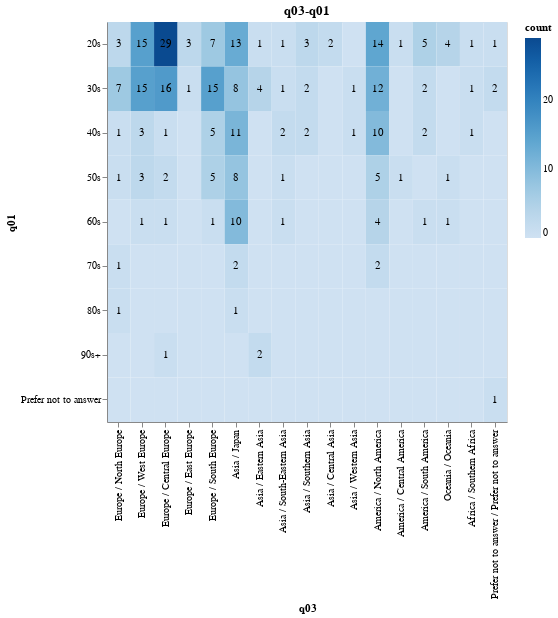
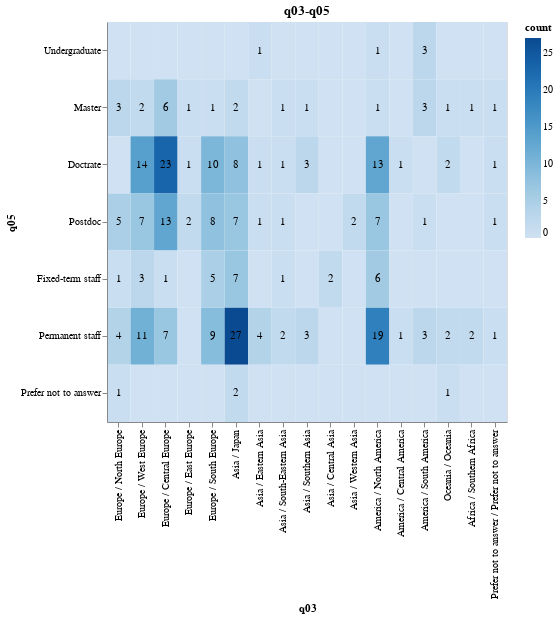
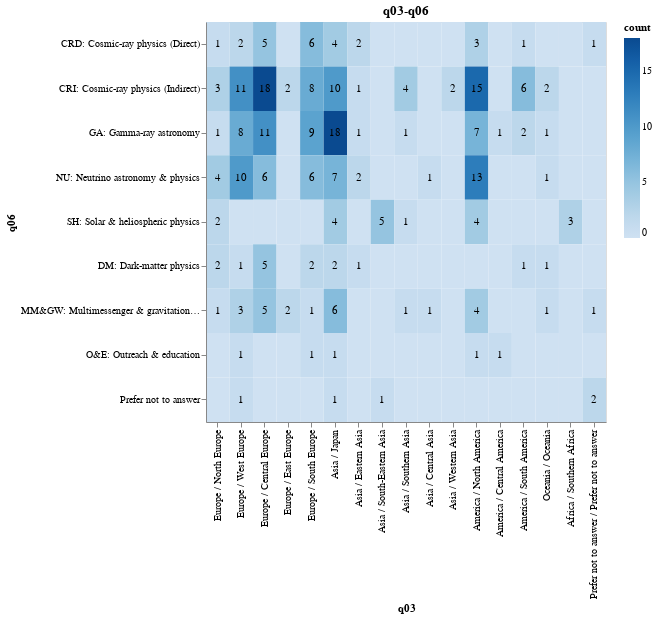
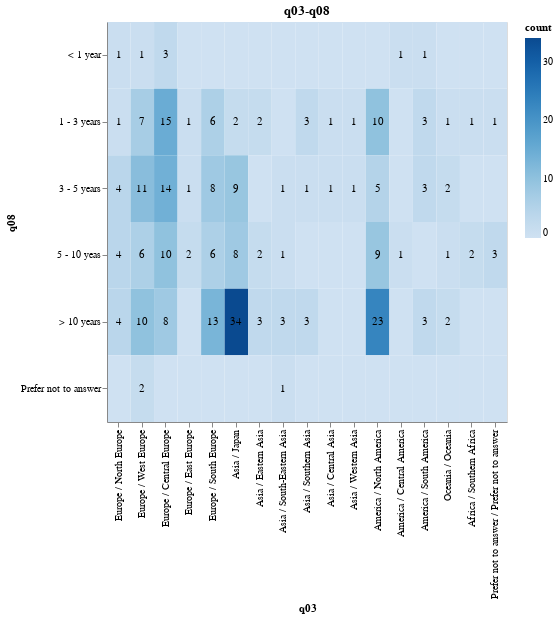

The notebook cell these images were saved under, in order:
### Code cell
for name, hm in heatmaps.items():
    if name in list(p005.questions):
        hm.properties(
            title=name,
            width=400,
            height=400,
        ).display()

### Figure 1 — Vega-Lite specification as saved in the notebook (floating-point values rounded to 4 significant figures; data arrays with more than 128 entries replaced by an {"elided": "..."} marker saying what was removed)
{"config": {"view": {"continuousWidth": 300, "continuousHeight": 300}}, "layer": [{"mark": {"type": "rect"}, "encoding": {"color": {"field": "count", "scale": {"scheme": "blues"}, "type": "quantitative"}, "x": {"field": "q03", "sort": ["Europe / North Europe", "Europe / West Europe", "Europe / Central Europe", "Europe / East Europe", "Europe / South Europe", "Asia / Japan", "Asia / Eastern Asia", "Asia / South-Eastern Asia", "Asia / Southern Asia", "Asia / Central Asia", "Asia / Western Asia", "America / North America", "America / Central America", "America / South America", "Oceania / Oceania", "Africa / Northern Africa", "Africa / Western Africa", "Africa / Middle Africa", "Africa / Eastern Africa", "Africa / Southern Africa", "Prefer not to answer / Prefer not to answer"], "type": "ordinal"}, "y": {"field": "q01", "sort": ["10s", "20s", "30s", "40s", "50s", "60s", "70s", "80s", "90s+", "Prefer not to answer"], "type": "ordinal"}}}, {"mark": {"type": "text"}, "encoding": {"text": {"condition": {"test": "(datum['count'] > 0)", "field": "count", "type": "quantitative"}, "value": ""}, "x": {"field": "q03", "sort": ["Europe / North Europe", "Europe / West Europe", "Europe / Central Europe", "Europe / East Europe", "Europe / South Europe", "Asia / Japan", "Asia / Eastern Asia", "Asia / South-Eastern Asia", "Asia / Southern Asia", "Asia / Central Asia", "Asia / Western Asia", "America / North America", "America / Central America", "America / South America", "Oceania / Oceania", "Africa / Northern Africa", "Africa / Western Africa", "Africa / Middle Africa", "Africa / Eastern Africa", "Africa / Southern Africa", "Prefer not to answer / Prefer not to answer"], "type": "ordinal"}, "y": {"field": "q01", "sort": ["10s", "20s", "30s", "40s", "50s", "60s", "70s", "80s", "90s+", "Prefer not to answer"], "type": "ordinal"}}}], "data": {"name": "data-062741ac384655bbf86896ef9fc7c71e"}, "height": 400, "title": "q03-q01", "width": 400, "$schema": "https://vega.github.io/schema/vega-lite/v5.8.0.json", "datasets": {"data-062741ac384655bbf86896ef9fc7c71e": {"elided": "153 records"}}}

### Figure 2 — Vega-Lite specification as saved in the notebook (floating-point values rounded to 4 significant figures)
{"config": {"view": {"continuousWidth": 300, "continuousHeight": 300}}, "layer": [{"mark": {"type": "rect"}, "encoding": {"color": {"field": "count", "scale": {"scheme": "blues"}, "type": "quantitative"}, "x": {"field": "q03", "sort": ["Europe / North Europe", "Europe / West Europe", "Europe / Central Europe", "Europe / East Europe", "Europe / South Europe", "Asia / Japan", "Asia / Eastern Asia", "Asia / South-Eastern Asia", "Asia / Southern Asia", "Asia / Central Asia", "Asia / Western Asia", "America / North America", "America / Central America", "America / South America", "Oceania / Oceania", "Africa / Northern Africa", "Africa / Western Africa", "Africa / Middle Africa", "Africa / Eastern Africa", "Africa / Southern Africa", "Prefer not to answer / Prefer not to answer"], "type": "ordinal"}, "y": {"field": "q05", "sort": ["Undergraduate", "Master", "Doctrate", "Postdoc", "Fixed-term staff", "Permanent staff", "Prefer not to answer"], "type": "ordinal"}}}, {"mark": {"type": "text"}, "encoding": {"text": {"condition": {"test": "(datum['count'] > 0)", "field": "count", "type": "quantitative"}, "value": ""}, "x": {"field": "q03", "sort": ["Europe / North Europe", "Europe / West Europe", "Europe / Central Europe", "Europe / East Europe", "Europe / South Europe", "Asia / Japan", "Asia / Eastern Asia", "Asia / South-Eastern Asia", "Asia / Southern Asia", "Asia / Central Asia", "Asia / Western Asia", "America / North America", "America / Central America", "America / South America", "Oceania / Oceania", "Africa / Northern Africa", "Africa / Western Africa", "Africa / Middle Africa", "Africa / Eastern Africa", "Africa / Southern Africa", "Prefer not to answer / Prefer not to answer"], "type": "ordinal"}, "y": {"field": "q05", "sort": ["Undergraduate", "Master", "Doctrate", "Postdoc", "Fixed-term staff", "Permanent staff", "Prefer not to answer"], "type": "ordinal"}}}], "data": {"name": "data-07d606f2701351fc4b76474ee4ad59de"}, "height": 400, "title": "q03-q05", "width": 400, "$schema": "https://vega.github.io/schema/vega-lite/v5.8.0.json", "datasets": {"data-07d606f2701351fc4b76474ee4ad59de": [{"q03": "Europe / North Europe", "q05": "Undergraduate", "count": 0}, {"q03": "Europe / West Europe", "q05": "Undergraduate", "count": 0}, {"q03": "Europe / Central Europe", "q05": "Undergraduate", "count": 0}, {"q03": "Europe / East Europe", "q05": "Undergraduate", "count": 0}, {"q03": "Europe / South Europe", "q05": "Undergraduate", "count": 0}, {"q03": "Asia / Japan", "q05": "Undergraduate", "count": 0}, {"q03": "Asia / Eastern Asia", "q05": "Undergraduate", "count": 1}, {"q03": "Asia / South-Eastern Asia", "q05": "Undergraduate", "count": 0}, {"q03": "Asia / Southern Asia", "q05": "Undergraduate", "count": 0}, {"q03": "Asia / Central Asia", "q05": "Undergraduate", "count": 0}, {"q03": "Asia / Western Asia", "q05": "Undergraduate", "count": 0}, {"q03": "America / North America", "q05": "Undergraduate", "count": 1}, {"q03": "America / Central America", "q05": "Undergraduate", "count": 0}, {"q03": "America / South America", "q05": "Undergraduate", "count": 3}, {"q03": "Oceania / Oceania", "q05": "Undergraduate", "count": 0}, {"q03": "Africa / Southern Africa", "q05": "Undergraduate", "count": 0}, {"q03": "Prefer not to answer / Prefer not to answer", "q05": "Undergraduate", "count": 0}, {"q03": "Europe / North Europe", "q05": "Master", "count": 3}, {"q03": "Europe / West Europe", "q05": "Master", "count": 2}, {"q03": "Europe / Central Europe", "q05": "Master", "count": 6}, {"q03": "Europe / East Europe", "q05": "Master", "count": 1}, {"q03": "Europe / South Europe", "q05": "Master", "count": 1}, {"q03": "Asia / Japan", "q05": "Master", "count": 2}, {"q03": "Asia / Eastern Asia", "q05": "Master", "count": 0}, {"q03": "Asia / South-Eastern Asia", "q05": "Master", "count": 1}, {"q03": "Asia / Southern Asia", "q05": "Master", "count": 1}, {"q03": "Asia / Central Asia", "q05": "Master", "count": 0}, {"q03": "Asia / Western Asia", "q05": "Master", "count": 0}, {"q03": "America / North America", "q05": "Master", "count": 1}, {"q03": "America / Central America", "q05": "Master", "count": 0}, {"q03": "America / South America", "q05": "Master", "count": 3}, {"q03": "Oceania / Oceania", "q05": "Master", "count": 1}, {"q03": "Africa / Southern Africa", "q05": "Master", "count": 1}, {"q03": "Prefer not to answer / Prefer not to answer", "q05": "Master", "count": 1}, {"q03": "Europe / North Europe", "q05": "Doctrate", "count": 0}, {"q03": "Europe / West Europe", "q05": "Doctrate", "count": 14}, {"q03": "Europe / Central Europe", "q05": "Doctrate", "count": 23}, {"q03": "Europe / East Europe", "q05": "Doctrate", "count": 1}, {"q03": "Europe / South Europe", "q05": "Doctrate", "count": 10}, {"q03": "Asia / Japan", "q05": "Doctrate", "count": 8}, {"q03": "Asia / Eastern Asia", "q05": "Doctrate", "count": 1}, {"q03": "Asia / South-Eastern Asia", "q05": "Doctrate", "count": 1}, {"q03": "Asia / Southern Asia", "q05": "Doctrate", "count": 3}, {"q03": "Asia / Central Asia", "q05": "Doctrate", "count": 0}, {"q03": "Asia / Western Asia", "q05": "Doctrate", "count": 0}, {"q03": "America / North America", "q05": "Doctrate", "count": 13}, {"q03": "America / Central America", "q05": "Doctrate", "count": 1}, {"q03": "America / South America", "q05": "Doctrate", "count": 0}, {"q03": "Oceania / Oceania", "q05": "Doctrate", "count": 2}, {"q03": "Africa / Southern Africa", "q05": "Doctrate", "count": 0}, {"q03": "Prefer not to answer / Prefer not to answer", "q05": "Doctrate", "count": 1}, {"q03": "Europe / North Europe", "q05": "Postdoc", "count": 5}, {"q03": "Europe / West Europe", "q05": "Postdoc", "count": 7}, {"q03": "Europe / Central Europe", "q05": "Postdoc", "count": 13}, {"q03": "Europe / East Europe", "q05": "Postdoc", "count": 2}, {"q03": "Europe / South Europe", "q05": "Postdoc", "count": 8}, {"q03": "Asia / Japan", "q05": "Postdoc", "count": 7}, {"q03": "Asia / Eastern Asia", "q05": "Postdoc", "count": 1}, {"q03": "Asia / South-Eastern Asia", "q05": "Postdoc", "count": 1}, {"q03": "Asia / Southern Asia", "q05": "Postdoc", "count": 0}, {"q03": "Asia / Central Asia", "q05": "Postdoc", "count": 0}, {"q03": "Asia / Western Asia", "q05": "Postdoc", "count": 2}, {"q03": "America / North America", "q05": "Postdoc", "count": 7}, {"q03": "America / Central America", "q05": "Postdoc", "count": 0}, {"q03": "America / South America", "q05": "Postdoc", "count": 1}, {"q03": "Oceania / Oceania", "q05": "Postdoc", "count": 0}, {"q03": "Africa / Southern Africa", "q05": "Postdoc", "count": 0}, {"q03": "Prefer not to answer / Prefer not to answer", "q05": "Postdoc", "count": 1}, {"q03": "Europe / North Europe", "q05": "Fixed-term staff", "count": 1}, {"q03": "Europe / West Europe", "q05": "Fixed-term staff", "count": 3}, {"q03": "Europe / Central Europe", "q05": "Fixed-term staff", "count": 1}, {"q03": "Europe / East Europe", "q05": "Fixed-term staff", "count": 0}, {"q03": "Europe / South Europe", "q05": "Fixed-term staff", "count": 5}, {"q03": "Asia / Japan", "q05": "Fixed-term staff", "count": 7}, {"q03": "Asia / Eastern Asia", "q05": "Fixed-term staff", "count": 0}, {"q03": "Asia / South-Eastern Asia", "q05": "Fixed-term staff", "count": 1}, {"q03": "Asia / Southern Asia", "q05": "Fixed-term staff", "count": 0}, {"q03": "Asia / Central Asia", "q05": "Fixed-term staff", "count": 2}, {"q03": "Asia / Western Asia", "q05": "Fixed-term staff", "count": 0}, {"q03": "America / North America", "q05": "Fixed-term staff", "count": 6}, {"q03": "America / Central America", "q05": "Fixed-term staff", "count": 0}, {"q03": "America / South America", "q05": "Fixed-term staff", "count": 0}, {"q03": "Oceania / Oceania", "q05": "Fixed-term staff", "count": 0}, {"q03": "Africa / Southern Africa", "q05": "Fixed-term staff", "count": 0}, {"q03": "Prefer not to answer / Prefer not to answer", "q05": "Fixed-term staff", "count": 0}, {"q03": "Europe / North Europe", "q05": "Permanent staff", "count": 4}, {"q03": "Europe / West Europe", "q05": "Permanent staff", "count": 11}, {"q03": "Europe / Central Europe", "q05": "Permanent staff", "count": 7}, {"q03": "Europe / East Europe", "q05": "Permanent staff", "count": 0}, {"q03": "Europe / South Europe", "q05": "Permanent staff", "count": 9}, {"q03": "Asia / Japan", "q05": "Permanent staff", "count": 27}, {"q03": "Asia / Eastern Asia", "q05": "Permanent staff", "count": 4}, {"q03": "Asia / South-Eastern Asia", "q05": "Permanent staff", "count": 2}, {"q03": "Asia / Southern Asia", "q05": "Permanent staff", "count": 3}, {"q03": "Asia / Central Asia", "q05": "Permanent staff", "count": 0}, {"q03": "Asia / Western Asia", "q05": "Permanent staff", "count": 0}, {"q03": "America / North America", "q05": "Permanent staff", "count": 19}, {"q03": "America / Central America", "q05": "Permanent staff", "count": 1}, {"q03": "America / South America", "q05": "Permanent staff", "count": 3}, {"q03": "Oceania / Oceania", "q05": "Permanent staff", "count": 2}, {"q03": "Africa / Southern Africa", "q05": "Permanent staff", "count": 2}, {"q03": "Prefer not to answer / Prefer not to answer", "q05": "Permanent staff", "count": 1}, {"q03": "Europe / North Europe", "q05": "Prefer not to answer", "count": 1}, {"q03": "Europe / West Europe", "q05": "Prefer not to answer", "count": 0}, {"q03": "Europe / Central Europe", "q05": "Prefer not to answer", "count": 0}, {"q03": "Europe / East Europe", "q05": "Prefer not to answer", "count": 0}, {"q03": "Europe / South Europe", "q05": "Prefer not to answer", "count": 0}, {"q03": "Asia / Japan", "q05": "Prefer not to answer", "count": 2}, {"q03": "Asia / Eastern Asia", "q05": "Prefer not to answer", "count": 0}, {"q03": "Asia / South-Eastern Asia", "q05": "Prefer not to answer", "count": 0}, {"q03": "Asia / Southern Asia", "q05": "Prefer not to answer", "count": 0}, {"q03": "Asia / Central Asia", "q05": "Prefer not to answer", "count": 0}, {"q03": "Asia / Western Asia", "q05": "Prefer not to answer", "count": 0}, {"q03": "America / North America", "q05": "Prefer not to answer", "count": 0}, {"q03": "America / Central America", "q05": "Prefer not to answer", "count": 0}, {"q03": "America / South America", "q05": "Prefer not to answer", "count": 0}, {"q03": "Oceania / Oceania", "q05": "Prefer not to answer", "count": 1}, {"q03": "Africa / Southern Africa", "q05": "Prefer not to answer", "count": 0}, {"q03": "Prefer not to answer / Prefer not to answer", "q05": "Prefer not to answer", "count": 0}]}}

### Figure 3 — Vega-Lite specification as saved in the notebook (floating-point values rounded to 4 significant figures; data arrays with more than 128 entries replaced by an {"elided": "..."} marker saying what was removed)
{"config": {"view": {"continuousWidth": 300, "continuousHeight": 300}}, "layer": [{"mark": {"type": "rect"}, "encoding": {"color": {"field": "count", "scale": {"scheme": "blues"}, "type": "quantitative"}, "x": {"field": "q03", "sort": ["Europe / North Europe", "Europe / West Europe", "Europe / Central Europe", "Europe / East Europe", "Europe / South Europe", "Asia / Japan", "Asia / Eastern Asia", "Asia / South-Eastern Asia", "Asia / Southern Asia", "Asia / Central Asia", "Asia / Western Asia", "America / North America", "America / Central America", "America / South America", "Oceania / Oceania", "Africa / Northern Africa", "Africa / Western Africa", "Africa / Middle Africa", "Africa / Eastern Africa", "Africa / Southern Africa", "Prefer not to answer / Prefer not to answer"], "type": "ordinal"}, "y": {"field": "q06", "sort": ["CRD: Cosmic-ray physics (Direct)", "CRI: Cosmic-ray physics (Indirect)", "GA: Gamma-ray astronomy", "NU: Neutrino astronomy & physics", "SH: Solar & heliospheric physics", "DM: Dark-matter physics", "MM&GW: Multimessenger & gravitational wave", "O&E: Outreach & education", "Prefer not to answer"], "type": "ordinal"}}}, {"mark": {"type": "text"}, "encoding": {"text": {"condition": {"test": "(datum['count'] > 0)", "field": "count", "type": "quantitative"}, "value": ""}, "x": {"field": "q03", "sort": ["Europe / North Europe", "Europe / West Europe", "Europe / Central Europe", "Europe / East Europe", "Europe / South Europe", "Asia / Japan", "Asia / Eastern Asia", "Asia / South-Eastern Asia", "Asia / Southern Asia", "Asia / Central Asia", "Asia / Western Asia", "America / North America", "America / Central America", "America / South America", "Oceania / Oceania", "Africa / Northern Africa", "Africa / Western Africa", "Africa / Middle Africa", "Africa / Eastern Africa", "Africa / Southern Africa", "Prefer not to answer / Prefer not to answer"], "type": "ordinal"}, "y": {"field": "q06", "sort": ["CRD: Cosmic-ray physics (Direct)", "CRI: Cosmic-ray physics (Indirect)", "GA: Gamma-ray astronomy", "NU: Neutrino astronomy & physics", "SH: Solar & heliospheric physics", "DM: Dark-matter physics", "MM&GW: Multimessenger & gravitational wave", "O&E: Outreach & education", "Prefer not to answer"], "type": "ordinal"}}}], "data": {"name": "data-46db3633ead7824da4838858a6ab57da"}, "height": 400, "title": "q03-q06", "width": 400, "$schema": "https://vega.github.io/schema/vega-lite/v5.8.0.json", "datasets": {"data-46db3633ead7824da4838858a6ab57da": {"elided": "153 records"}}}

### Figure 4 — Vega-Lite specification as saved in the notebook (floating-point values rounded to 4 significant figures)
{"config": {"view": {"continuousWidth": 300, "continuousHeight": 300}}, "layer": [{"mark": {"type": "rect"}, "encoding": {"color": {"field": "count", "scale": {"scheme": "blues"}, "type": "quantitative"}, "x": {"field": "q03", "sort": ["Europe / North Europe", "Europe / West Europe", "Europe / Central Europe", "Europe / East Europe", "Europe / South Europe", "Asia / Japan", "Asia / Eastern Asia", "Asia / South-Eastern Asia", "Asia / Southern Asia", "Asia / Central Asia", "Asia / Western Asia", "America / North America", "America / Central America", "America / South America", "Oceania / Oceania", "Africa / Northern Africa", "Africa / Western Africa", "Africa / Middle Africa", "Africa / Eastern Africa", "Africa / Southern Africa", "Prefer not to answer / Prefer not to answer"], "type": "ordinal"}, "y": {"field": "q08", "sort": ["< 1 year", "1 - 3 years", "3 - 5 years", "5 - 10 yeas", "> 10 years", "Prefer not to answer"], "type": "ordinal"}}}, {"mark": {"type": "text"}, "encoding": {"text": {"condition": {"test": "(datum['count'] > 0)", "field": "count", "type": "quantitative"}, "value": ""}, "x": {"field": "q03", "sort": ["Europe / North Europe", "Europe / West Europe", "Europe / Central Europe", "Europe / East Europe", "Europe / South Europe", "Asia / Japan", "Asia / Eastern Asia", "Asia / South-Eastern Asia", "Asia / Southern Asia", "Asia / Central Asia", "Asia / Western Asia", "America / North America", "America / Central America", "America / South America", "Oceania / Oceania", "Africa / Northern Africa", "Africa / Western Africa", "Africa / Middle Africa", "Africa / Eastern Africa", "Africa / Southern Africa", "Prefer not to answer / Prefer not to answer"], "type": "ordinal"}, "y": {"field": "q08", "sort": ["< 1 year", "1 - 3 years", "3 - 5 years", "5 - 10 yeas", "> 10 years", "Prefer not to answer"], "type": "ordinal"}}}], "data": {"name": "data-83de6092cd913191f42afb09680635de"}, "height": 400, "title": "q03-q08", "width": 400, "$schema": "https://vega.github.io/schema/vega-lite/v5.8.0.json", "datasets": {"data-83de6092cd913191f42afb09680635de": [{"q03": "Europe / North Europe", "q08": "< 1 year", "count": 1}, {"q03": "Europe / West Europe", "q08": "< 1 year", "count": 1}, {"q03": "Europe / Central Europe", "q08": "< 1 year", "count": 3}, {"q03": "Europe / East Europe", "q08": "< 1 year", "count": 0}, {"q03": "Europe / South Europe", "q08": "< 1 year", "count": 0}, {"q03": "Asia / Japan", "q08": "< 1 year", "count": 0}, {"q03": "Asia / Eastern Asia", "q08": "< 1 year", "count": 0}, {"q03": "Asia / South-Eastern Asia", "q08": "< 1 year", "count": 0}, {"q03": "Asia / Southern Asia", "q08": "< 1 year", "count": 0}, {"q03": "Asia / Central Asia", "q08": "< 1 year", "count": 0}, {"q03": "Asia / Western Asia", "q08": "< 1 year", "count": 0}, {"q03": "America / North America", "q08": "< 1 year", "count": 0}, {"q03": "America / Central America", "q08": "< 1 year", "count": 1}, {"q03": "America / South America", "q08": "< 1 year", "count": 1}, {"q03": "Oceania / Oceania", "q08": "< 1 year", "count": 0}, {"q03": "Africa / Southern Africa", "q08": "< 1 year", "count": 0}, {"q03": "Prefer not to answer / Prefer not to answer", "q08": "< 1 year", "count": 0}, {"q03": "Europe / North Europe", "q08": "1 - 3 years", "count": 1}, {"q03": "Europe / West Europe", "q08": "1 - 3 years", "count": 7}, {"q03": "Europe / Central Europe", "q08": "1 - 3 years", "count": 15}, {"q03": "Europe / East Europe", "q08": "1 - 3 years", "count": 1}, {"q03": "Europe / South Europe", "q08": "1 - 3 years", "count": 6}, {"q03": "Asia / Japan", "q08": "1 - 3 years", "count": 2}, {"q03": "Asia / Eastern Asia", "q08": "1 - 3 years", "count": 2}, {"q03": "Asia / South-Eastern Asia", "q08": "1 - 3 years", "count": 0}, {"q03": "Asia / Southern Asia", "q08": "1 - 3 years", "count": 3}, {"q03": "Asia / Central Asia", "q08": "1 - 3 years", "count": 1}, {"q03": "Asia / Western Asia", "q08": "1 - 3 years", "count": 1}, {"q03": "America / North America", "q08": "1 - 3 years", "count": 10}, {"q03": "America / Central America", "q08": "1 - 3 years", "count": 0}, {"q03": "America / South America", "q08": "1 - 3 years", "count": 3}, {"q03": "Oceania / Oceania", "q08": "1 - 3 years", "count": 1}, {"q03": "Africa / Southern Africa", "q08": "1 - 3 years", "count": 1}, {"q03": "Prefer not to answer / Prefer not to answer", "q08": "1 - 3 years", "count": 1}, {"q03": "Europe / North Europe", "q08": "3 - 5 years", "count": 4}, {"q03": "Europe / West Europe", "q08": "3 - 5 years", "count": 11}, {"q03": "Europe / Central Europe", "q08": "3 - 5 years", "count": 14}, {"q03": "Europe / East Europe", "q08": "3 - 5 years", "count": 1}, {"q03": "Europe / South Europe", "q08": "3 - 5 years", "count": 8}, {"q03": "Asia / Japan", "q08": "3 - 5 years", "count": 9}, {"q03": "Asia / Eastern Asia", "q08": "3 - 5 years", "count": 0}, {"q03": "Asia / South-Eastern Asia", "q08": "3 - 5 years", "count": 1}, {"q03": "Asia / Southern Asia", "q08": "3 - 5 years", "count": 1}, {"q03": "Asia / Central Asia", "q08": "3 - 5 years", "count": 1}, {"q03": "Asia / Western Asia", "q08": "3 - 5 years", "count": 1}, {"q03": "America / North America", "q08": "3 - 5 years", "count": 5}, {"q03": "America / Central America", "q08": "3 - 5 years", "count": 0}, {"q03": "America / South America", "q08": "3 - 5 years", "count": 3}, {"q03": "Oceania / Oceania", "q08": "3 - 5 years", "count": 2}, {"q03": "Africa / Southern Africa", "q08": "3 - 5 years", "count": 0}, {"q03": "Prefer not to answer / Prefer not to answer", "q08": "3 - 5 years", "count": 0}, {"q03": "Europe / North Europe", "q08": "5 - 10 yeas", "count": 4}, {"q03": "Europe / West Europe", "q08": "5 - 10 yeas", "count": 6}, {"q03": "Europe / Central Europe", "q08": "5 - 10 yeas", "count": 10}, {"q03": "Europe / East Europe", "q08": "5 - 10 yeas", "count": 2}, {"q03": "Europe / South Europe", "q08": "5 - 10 yeas", "count": 6}, {"q03": "Asia / Japan", "q08": "5 - 10 yeas", "count": 8}, {"q03": "Asia / Eastern Asia", "q08": "5 - 10 yeas", "count": 2}, {"q03": "Asia / South-Eastern Asia", "q08": "5 - 10 yeas", "count": 1}, {"q03": "Asia / Southern Asia", "q08": "5 - 10 yeas", "count": 0}, {"q03": "Asia / Central Asia", "q08": "5 - 10 yeas", "count": 0}, {"q03": "Asia / Western Asia", "q08": "5 - 10 yeas", "count": 0}, {"q03": "America / North America", "q08": "5 - 10 yeas", "count": 9}, {"q03": "America / Central America", "q08": "5 - 10 yeas", "count": 1}, {"q03": "America / South America", "q08": "5 - 10 yeas", "count": 0}, {"q03": "Oceania / Oceania", "q08": "5 - 10 yeas", "count": 1}, {"q03": "Africa / Southern Africa", "q08": "5 - 10 yeas", "count": 2}, {"q03": "Prefer not to answer / Prefer not to answer", "q08": "5 - 10 yeas", "count": 3}, {"q03": "Europe / North Europe", "q08": "> 10 years", "count": 4}, {"q03": "Europe / West Europe", "q08": "> 10 years", "count": 10}, {"q03": "Europe / Central Europe", "q08": "> 10 years", "count": 8}, {"q03": "Europe / East Europe", "q08": "> 10 years", "count": 0}, {"q03": "Europe / South Europe", "q08": "> 10 years", "count": 13}, {"q03": "Asia / Japan", "q08": "> 10 years", "count": 34}, {"q03": "Asia / Eastern Asia", "q08": "> 10 years", "count": 3}, {"q03": "Asia / South-Eastern Asia", "q08": "> 10 years", "count": 3}, {"q03": "Asia / Southern Asia", "q08": "> 10 years", "count": 3}, {"q03": "Asia / Central Asia", "q08": "> 10 years", "count": 0}, {"q03": "Asia / Western Asia", "q08": "> 10 years", "count": 0}, {"q03": "America / North America", "q08": "> 10 years", "count": 23}, {"q03": "America / Central America", "q08": "> 10 years", "count": 0}, {"q03": "America / South America", "q08": "> 10 years", "count": 3}, {"q03": "Oceania / Oceania", "q08": "> 10 years", "count": 2}, {"q03": "Africa / Southern Africa", "q08": "> 10 years", "count": 0}, {"q03": "Prefer not to answer / Prefer not to answer", "q08": "> 10 years", "count": 0}, {"q03": "Europe / North Europe", "q08": "Prefer not to answer", "count": 0}, {"q03": "Europe / West Europe", "q08": "Prefer not to answer", "count": 2}, {"q03": "Europe / Central Europe", "q08": "Prefer not to answer", "count": 0}, {"q03": "Europe / East Europe", "q08": "Prefer not to answer", "count": 0}, {"q03": "Europe / South Europe", "q08": "Prefer not to answer", "count": 0}, {"q03": "Asia / Japan", "q08": "Prefer not to answer", "count": 0}, {"q03": "Asia / Eastern Asia", "q08": "Prefer not to answer", "count": 0}, {"q03": "Asia / South-Eastern Asia", "q08": "Prefer not to answer", "count": 1}, {"q03": "Asia / Southern Asia", "q08": "Prefer not to answer", "count": 0}, {"q03": "Asia / Central Asia", "q08": "Prefer not to answer", "count": 0}, {"q03": "Asia / Western Asia", "q08": "Prefer not to answer", "count": 0}, {"q03": "America / North America", "q08": "Prefer not to answer", "count": 0}, {"q03": "America / Central America", "q08": "Prefer not to answer", "count": 0}, {"q03": "America / South America", "q08": "Prefer not to answer", "count": 0}, {"q03": "Oceania / Oceania", "q08": "Prefer not to answer", "count": 0}, {"q03": "Africa / Southern Africa", "q08": "Prefer not to answer", "count": 0}, {"q03": "Prefer not to answer / Prefer not to answer", "q08": "Prefer not to answer", "count": 0}]}}
